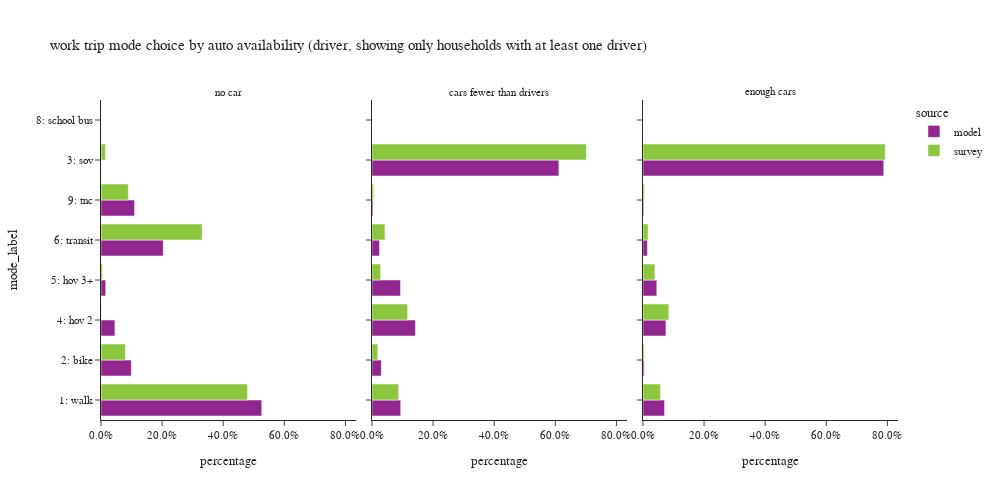

Write notebook code for a chart like this one.
### Code cell
plot_mode_choice(wk_trip.loc[wk_trip['auto_available_driver']!="no dirver"],"auto_available_driver",
                 {"auto_available_driver":["no car", "cars fewer than drivers","enough cars"],
                  "tmodetp_label":["1: walk","2: bike","3: sov","4: hov 2","5: hov 3+","6: transit",
                                   "8: school bus","9: other–survey only"]},
                 "auto availability (driver, showing only households with at least one driver)",3,500,1000)

### Figure 1 — Plotly figure (JSON) as saved in the notebook; plotly's stock layout.template omitted (floating-point values rounded to 4 significant figures)
{"data": [{"alignmentgroup": "True", "customdata": [[28819], [5440], [2493], [844], [11161], [6011]], "hovertemplate": "source=model<br>auto_available_driver=no car<br>percentage=%{x}<br>mode_label=%{y}<br>sample count=%{customdata[0]}<extra></extra>", "legendgroup": "model", "marker": {"color": "#91268F", "pattern": {"shape": ""}}, "name": "model", "offsetgroup": "model", "orientation": "h", "showlegend": true, "textposition": "auto", "type": "bar", "x": [0.5262, 0.09933, 0.04552, 0.01541, 0.2038, 0.1098], "xaxis": "x", "y": ["1: walk", "2: bike", "4: hov 2", "5: hov 3+", "6: transit", "9: tnc"], "yaxis": "y"}, {"alignmentgroup": "True", "customdata": [[58984], [19225], [384035], [89324], [58567], [15486], [48], [2200]], "hovertemplate": "source=model<br>auto_available_driver=cars fewer than drivers<br>percentage=%{x}<br>mode_label=%{y}<br>sample count=%{customdata[0]}<extra></extra>", "legendgroup": "model", "marker": {"color": "#91268F", "pattern": {"shape": ""}}, "name": "model", "offsetgroup": "model", "orientation": "h", "showlegend": false, "textposition": "auto", "type": "bar", "x": [0.09394, 0.03062, 0.6116, 0.1423, 0.09328, 0.02466, 7.645e-05, 0.003504], "xaxis": "x2", "y": ["1: walk", "2: bike", "3: sov", "4: hov 2", "5: hov 3+", "6: transit", "8: school bus", "9: tnc"], "yaxis": "y2"}, {"alignmentgroup": "True", "customdata": [[103754], [5679], [1157790], [110438], [66608], [21292], [2], [3884]], "hovertemplate": "source=model<br>auto_available_driver=enough cars<br>percentage=%{x}<br>mode_label=%{y}<br>sample count=%{customdata[0]}<extra></extra>", "legendgroup": "model", "marker": {"color": "#91268F", "pattern": {"shape": ""}}, "name": "model", "offsetgroup": "model", "orientation": "h", "showlegend": false, "textposition": "auto", "type": "bar", "x": [0.07061, 0.003865, 0.7879, 0.07516, 0.04533, 0.01449, 1.361e-06, 0.002643], "xaxis": "x3", "y": ["1: walk", "2: bike", "3: sov", "4: hov 2", "5: hov 3+", "6: transit", "8: school bus", "9: tnc"], "yaxis": "y3"}, {"alignmentgroup": "True", "customdata": [[106], [35], [7], [2], [2], [94], [7]], "hovertemplate": "source=survey<br>auto_available_driver=no car<br>percentage=%{x}<br>mode_label=%{y}<br>sample count=%{customdata[0]}<extra></extra>", "legendgroup": "survey", "marker": {"color": "#8CC63E", "pattern": {"shape": ""}}, "name": "survey", "offsetgroup": "survey", "orientation": "h", "showlegend": true, "textposition": "auto", "type": "bar", "x": [0.4795, 0.07986, 0.01454, 0.001073, 0.004781, 0.3308, 0.0895], "xaxis": "x", "y": ["1: walk", "2: bike", "3: sov", "4: hov 2", "5: hov 3+", "6: transit", "9: tnc"], "yaxis": "y"}, {"alignmentgroup": "True", "customdata": [[97], [56], [345], [61], [18], [81], [3]], "hovertemplate": "source=survey<br>auto_available_driver=cars fewer than drivers<br>percentage=%{x}<br>mode_label=%{y}<br>sample count=%{customdata[0]}<extra></extra>", "legendgroup": "survey", "marker": {"color": "#8CC63E", "pattern": {"shape": ""}}, "name": "survey", "offsetgroup": "survey", "orientation": "h", "showlegend": false, "textposition": "auto", "type": "bar", "x": [0.08701, 0.01907, 0.7016, 0.1165, 0.028, 0.0425, 0.005384], "xaxis": "x2", "y": ["1: walk", "2: bike", "3: sov", "4: hov 2", "5: hov 3+", "6: transit", "9: tnc"], "yaxis": "y2"}, {"alignmentgroup": "True", "customdata": [[146], [32], [1245], [73], [40], [73], [4]], "hovertemplate": "source=survey<br>auto_available_driver=enough cars<br>percentage=%{x}<br>mode_label=%{y}<br>sample count=%{customdata[0]}<extra></extra>", "legendgroup": "survey", "marker": {"color": "#8CC63E", "pattern": {"shape": ""}}, "name": "survey", "offsetgroup": "survey", "orientation": "h", "showlegend": false, "textposition": "auto", "type": "bar", "x": [0.05727, 0.004029, 0.7929, 0.08476, 0.03913, 0.01693, 0.004974], "xaxis": "x3", "y": ["1: walk", "2: bike", "3: sov", "4: hov 2", "5: hov 3+", "6: transit", "9: tnc"], "yaxis": "y3"}], "layout": {"annotations": [{"font": {}, "showarrow": false, "text": "no car", "x": 0.16, "xanchor": "center", "xref": "paper", "y": 1.0, "yanchor": "bottom", "yref": "paper"}, {"font": {}, "showarrow": false, "text": "cars fewer than drivers", "x": 0.5, "xanchor": "center", "xref": "paper", "y": 1.0, "yanchor": "bottom", "yref": "paper"}, {"font": {}, "showarrow": false, "text": "enough cars", "x": 0.84, "xanchor": "center", "xref": "paper", "y": 1.0, "yanchor": "bottom", "yref": "paper"}], "barmode": "group", "height": 500, "legend": {"title": {"text": "source"}, "tracegroupgap": 0}, "title": {"text": "work trip mode choice by auto availability (driver, showing only households with at least one driver)"}, "width": 1000, "xaxis": {"anchor": "y", "domain": [0.0, 0.32], "tickformat": ".1%", "title": {"text": "percentage"}}, "xaxis2": {"anchor": "y2", "domain": [0.34, 0.66], "matches": "x", "tickformat": ".1%", "title": {"text": "percentage"}}, "xaxis3": {"anchor": "y3", "domain": [0.68, 1.0], "matches": "x", "tickformat": ".1%", "title": {"text": "percentage"}}, "yaxis": {"anchor": "x", "domain": [0.0, 1.0], "title": {"text": "mode_label"}}, "yaxis2": {"anchor": "x2", "domain": [0.0, 1.0], "matches": "y", "showticklabels": false}, "yaxis3": {"anchor": "x3", "domain": [0.0, 1.0], "matches": "y", "showticklabels": false}}}
